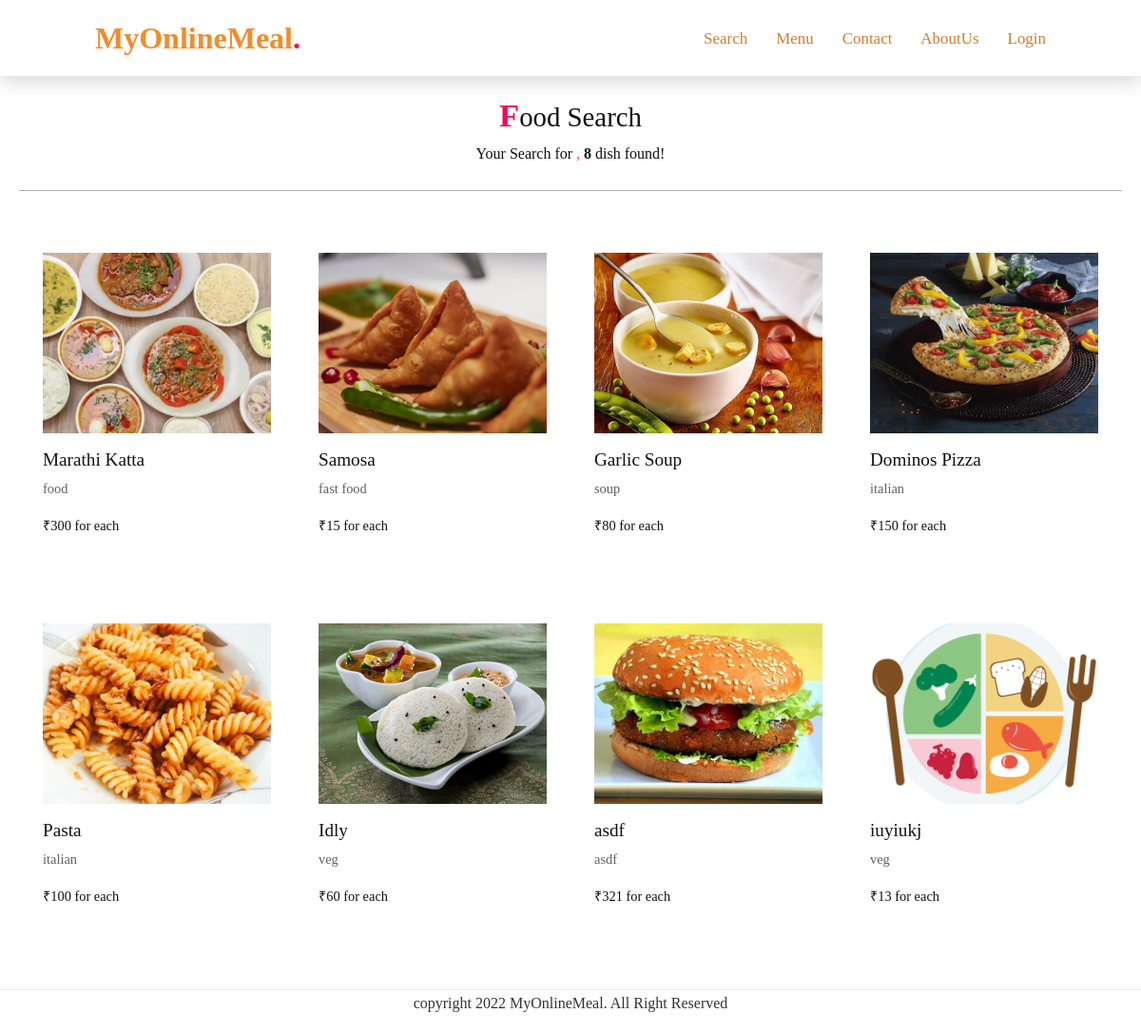
Screenshot of /search.php with the database file from the repository.
### tables this page shows
CREATE TABLE `food` (
  `food_id` int(11) NOT NULL,
  `food_name` varchar(30) NOT NULL,
  `food_desc` text NOT NULL,
  `category` varchar(255) NOT NULL,
  `food_type` varchar(256) NOT NULL,
  `food_price` int(11) NOT NULL,
  `food_img` varchar(255) NOT NULL
);

### search.php (the view, shortened to what this page needs)
<?php
include 'partials/_dbconnect.php';
if (isset($_GET)) {
    $search = $_GET['search'];
    $sql2 = "select * from food where food_name like '%$search%' or food_desc like '%$search%' or category like '%$search%'";
    $result = mysqli_query($conn, $sql2);
    $num = mysqli_num_rows($result);
}
?>
<!DOCTYPE html>
<html lang="en">
<head>
    <?php include('css.php'); ?>
    <link rel="stylesheet" href="./css/headercolors.css">
</head>
<body>
<?php include'partials/_nav.php'?>
<section class="menu our-menu" id="menu">
    <div class="cont">
        <div class="title">
            <h2 class="titleText"><span>F</span>ood Search</h2>
            <p>Your Search for <?php echo '<span>'.$search.',</span> <b>'.$num.'</b>'?> dish found! </p>
        </div>
    </div>
        <div class="content">
            <?php
                    if($num>0){
                        while($row = mysqli_fetch_assoc($result)){
                                echo '
                                <div class="box">
                                <a href="billing.php?id='.$row['food_id'].'" class="box-link" >
                                    <div class="food-img-box">
                                        <img src="foodimg/'.$row['food_img'].'" class="food-img" alt="">
                                    </div>
                                    <div class="name mt-3">
                                        <h3 class="box-food-name">'.$row['food_name'].'</h3>
                                    </div>
                                    <div class="cat-wrap">
                                        <span class="box-food-category">'.$row['category'].'</span>
                                    </div>
                                    <div class="price mt-3">
                                        <span class="box-food-price">₹'.$row['food_price'].' for each</span>
                                    </div>
                                </a>
                                <div class="buy-text">
                                    <a href="billing.php?id='.$row['food_id'].'" class="box-link2" >BUY</a>
                                    <a href="addToCart.php?foodid='.$row['food_id'].'" class="box-link2" >Cart+</a>
                                </div>
                            </div>
                                ';
                        }
                }else{
                    echo '
                    <div class="nf-msg">
                        <p> we can\'t find anything related to your search</p>
                    </div> ';
                }
                    ?>
        </div>
    </section>
    <?php include 'footer.php'?>
</body>
</html>

### css/style.css (style rules this page uses)
* { margin: 0; padding: 0; box-sizing: border-box; font-family: Poppins, sans-serif; scroll-behavior: smooth; }
body { min-height: 100vh; }
p { font-weight: 300; color: #111; }
.cont { margin-bottom: 30px; padding: 10px; }
section { padding: 20px; }
.titleText { color: #111; font-size: 1.8em; font-weight: 500; }
.titleText span { color: #ff0157; font-weight: 700; font-size: 1.2em; }
.title { width: 100%; display: flex; justify-content: center; align-items: center; flex-direction: column; }
.menu .content { display: flex; justify-content: center; flex-wrap: wrap; margin-top: 40px; }
.menu .content a { text-decoration: none; }
h3 { font-size: 1.2rem!important; }

### css/style2.css (style rules this page uses)
* { margin: 0; padding: 0; box-sizing: border-box; font-family: Poppins, sans-serif; }
.cont { display: flex; justify-content: space-between; margin-top: 40px; border-bottom: 1px solid #00000050; }
.our-menu { margin-top: 31px; }
.our-menu .content a { text-decoration: none; }
::placeholder { font-weight: 500; }
.title p span { font-weight: 500; color: #FF4646; }
.title p { font-weight: 400; }

### css/style3.css (style rules this page uses)
.box { height: 370px; width: 270px; margin: 10px; display: flex; align-items: center; flex-direction: column; padding: 14px; justify-content: space-between; border: 1px solid #ffffff; }
.box .food-img { width: 240px; height: 190px; object-fit: cover; }
.box .name { display: flex; justify-content: space-between; }
.box-link span { font-size: 0.9rem; }
.cat-wrap { font-size: 0.8rem ; color: #616161; }
.box-link { color: #111; }

### css/dropdown.css (style rules this page uses)
* { font-family: Poppins; margin: 0; padding: 0; }

### rows the page displays
food: food_img (picture), food_name "Marathi Katta", category "food", food_price "300"
food: food_img (picture), food_name "Samosa", category "fast food", food_price "15"
food: food_img (picture), food_name "Garlic Soup", category "soup", food_price "80"
food: food_img (picture), food_name "Dominos Pizza", category "italian", food_price "150"
food: food_img (picture), food_name "Pasta", category "italian", food_price "100"
food: food_img (picture), food_name "Idly", category "veg", food_price "60"
food: food_img (picture), food_name "asdf", category "asdf", food_price "321"
food: food_img (picture), food_name "iuyiukj", category "veg", food_price "13"

### other values shown
$num "8"
